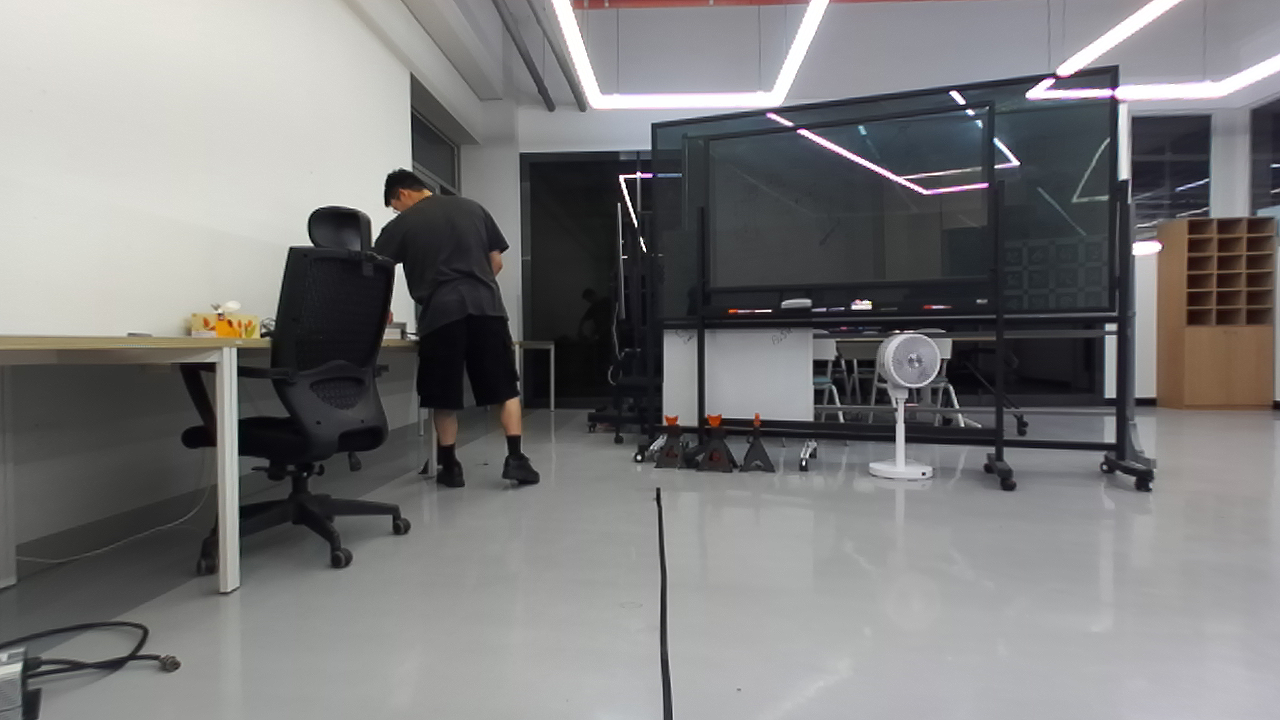
#> input picture camera_data/calibration/zed/image_0005.png, 1280 x 720 px
$ python 'ipm(original).py'
#> lines starting #> are read from the running program, lines starting #| are printed output that depends on the picture
#> further down, img is the input picture: shape (720, 1280, 3); mean B, G, R 122.5, 122.3, 122.8
import cv2
import numpy as np

mtx = np.array([[337.5550842285156,                   0, 322.2391662597656],
                [                0,  337.5550842285156, 179.506591796875],
                [                0,                   0,                 1]])

T_ac = np.array(
    [[-3.56859197e-02, -9.99357500e-01, -3.33192829e-03,  1.31136520e+01],
    [-1.43720280e-02,  3.84691018e-03, -9.99889317e-01,  6.99875206e+01],
    [ 9.99259706e-01, -3.56340833e-02, -1.45000746e-02, -1.31155830e+02],
    [ 0.00000000e+00,  0.00000000e+00,  0.00000000e+00,  1.00000000e+00]]
)
# T_ac =  np.linalg.inv(np.array([[ 0,  0,  1, 132.0],
#                                 [-1,  0,  0, 6.0],
#                                 [ 0, -1,  0, 68.0],
#                                 [ 0,  0,  0, 1]]))


#*===============================BEV 이미지와 Image 좌표간의 LUT (Look Up Table) 구하기===============================
def generate_direct_backward_mapping(
    world_x_min, world_x_max, world_x_interval,
    world_y_min, world_y_max, world_y_interval, extrinsic, intrinsic, img):

    # Calculate the world coordinates grid
#> called with world_x_min = 300, world_x_max = 400, world_x_interval = 0.5, world_y_min = -70, world_y_max = 70, world_y_interval = 0.5, extrinsic = array of shape (4, 4), intrinsic = array of shape (3, 3)
    world_x_coords = np.arange(world_x_max, world_x_min, -world_x_interval)
    world_y_coords = np.arange(world_y_max, world_y_min, -world_y_interval)
    world_x_grid, world_y_grid = np.meshgrid(world_x_coords, world_y_coords, indexing='ij')

    # Flatten the grid for vectorized operations
    world_x_flat = world_x_grid.flatten()
    world_y_flat = world_y_grid.flatten()
    world_z_flat = np.zeros_like(world_x_flat)  # Z-coordinates are 0
    ones_flat = np.ones_like(world_x_flat)

    # Stack to get homogeneous coordinates [N, 4]
    world_coords = np.stack([world_x_flat, world_y_flat, world_z_flat, ones_flat], axis=-1)

    camera_coords = (extrinsic @ world_coords.T).T  # [N, 4]
    uv_coords_hom = (intrinsic @ camera_coords[:, :3].T).T  # Drop the homogeneous component for intrinsic multiplication
    uv_coords = uv_coords_hom[:, :2] / uv_coords_hom[:, 2:]


    points = np.array([
        [world_x_min, world_y_min, 0, 1],
        [world_x_max, world_y_min, 0, 1],
        [world_x_min, world_y_max, 0, 1],
        [world_x_max, world_y_max, 0, 1],
    ], dtype=np.float32)
    img2 = img.copy()
    for i in range(points.shape[0]):
        cam_pts = extrinsic @ points[i]
        img_pts_hom = mtx @ cam_pts[:3]
        x, y = img_pts_hom[:2] / img_pts_hom[2]
        print(int(x), int(y))

        cv2.circle(img2, (int(x), int(y)), 4, (0, 0, 255), -1)
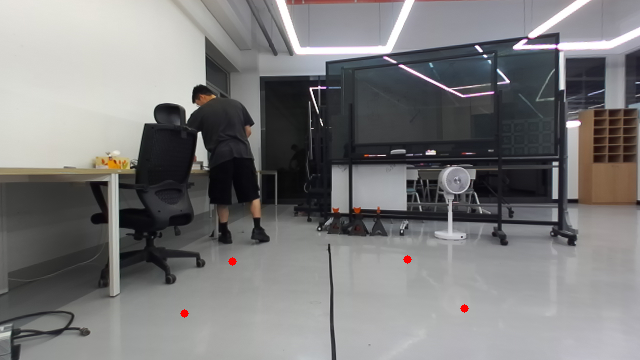
#> img2: shape (360, 640, 3); mean B, G, R 122.5, 122.3, 123
    cv2.imshow("a", img2)
    cv2.waitKey(0)
    cv2.destroyAllWindows()


    # Reshape back to the original grid shape
    map_x = uv_coords[:, 0].reshape(world_x_grid.shape)
    map_y = uv_coords[:, 1].reshape(world_y_grid.shape)

    return map_x, map_y

#*===============================backward 방식으로 IPM 처리하여 BEV 이미지 생성하기(bilinear interpolation)===============================
def bilinear_sampler(imgs, pix_coords):
    """
    Construct a new image by bilinear sampling from the input image.
    Args:
        imgs:               [H,W,C]
        pix_coords:         [h,w,2]

        :return:
            sampled image   [h,w,c]
    """
    img_h, img_w, img_c = imgs.shape
#> img_h = 360; img_w = 640; img_c = 3
    pix_h, pix_w, pix_c = pix_coords.shape
#> pix_h = 200; pix_w = 280; pix_c = 2
    out_shape = (pix_h, pix_w, img_c)
#> out_shape = (200, 280, 3)

    pix_x, pix_y = np.split(pix_coords, [1], axis=-1)
    pix_x = pix_x.astype(np.float32)
    pix_y = pix_y.astype(np.float32)

    # Rounding
    pix_x0 = np.floor(pix_x)
    pix_x1 = pix_x0 + 1
    pix_y0 = np.floor(pix_y)
    pix_y1 = pix_y0 + 1

    # Clip within image boundary
    y_max = (img_h - 1)
#> y_max = 359
    x_max = (img_w - 1)
#> x_max = 639
    zero = np.zeros([1])

    pix_x0 = np.clip(pix_x0, zero, x_max)
    pix_y0 = np.clip(pix_y0, zero, y_max)
    pix_x1 = np.clip(pix_x1, zero, x_max)
    pix_y1 = np.clip(pix_y1, zero, y_max)

    # Weights [pix_h, pix_w, 1]
    wt_x0 = pix_x1 - pix_x
    wt_x1 = pix_x - pix_x0
    wt_y0 = pix_y1 - pix_y
    wt_y1 = pix_y - pix_y0
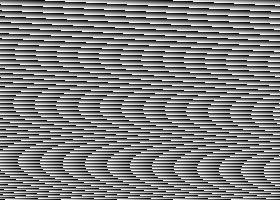
#> wt_y1: shape (200, 280, 1) float64; min 3.05e-05, max 1, mean 0.5

    # indices in the image to sample from
    dim = img_w
#> dim = 640

    # Apply the lower and upper bound pix coord
    base_y0 = pix_y0 * dim
    base_y1 = pix_y1 * dim

    # 4 corner vertices
    idx00 = (pix_x0 + base_y0).flatten().astype(np.int32)
    idx01 = (pix_x0 + base_y1).astype(np.int32)
    idx10 = (pix_x1 + base_y0).astype(np.int32)
    idx11 = (pix_x1 + base_y1).astype(np.int32)

    # Gather pixels from image using vertices
    imgs_flat = imgs.reshape([-1, img_c]).astype(np.float32)
    im00 = imgs_flat[idx00].reshape(out_shape)
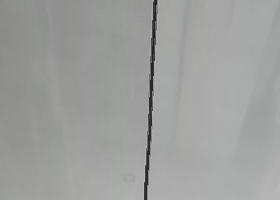
#> im00: shape (200, 280, 3) float32; mean of channels 0, 1, 2 157.6, 159.2, 158.3; drawn as B, G, R
    im01 = imgs_flat[idx01].reshape(out_shape)
    im10 = imgs_flat[idx10].reshape(out_shape)
    im11 = imgs_flat[idx11].reshape(out_shape)

    # Apply weights [pix_h, pix_w, 1]
    w00 = wt_x0 * wt_y0
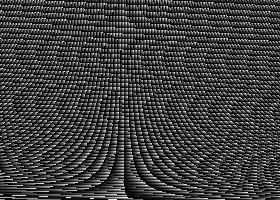
#> w00: shape (200, 280, 1) float64; min 7.32e-06, max 0.998, mean 0.251
    w01 = wt_x0 * wt_y1
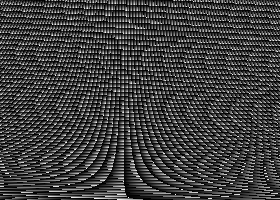
#> w01: shape (200, 280, 1) float64; min 6.7e-07, max 0.999, mean 0.25
    w10 = wt_x1 * wt_y0
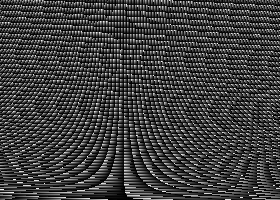
#> w10: shape (200, 280, 1) float64; min 0, max 0.996, mean 0.249
    w11 = wt_x1 * wt_y1
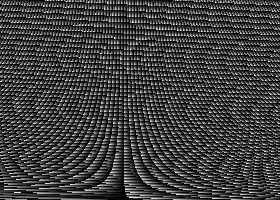
#> w11: shape (200, 280, 1) float64; min 0, max 0.993, mean 0.25
    output = w00 * im00 + w01 * im01 + w10 * im10 + w11 * im11
    return output

def remap_bilinear(image, map_x, map_y):
    pix_coords = np.concatenate([np.expand_dims(map_x, -1), np.expand_dims(map_y, -1)], axis=-1)
    bilinear_output = bilinear_sampler(image, pix_coords)
    output = np.round(bilinear_output).astype(np.uint8)
    return output


def world_to_img_pts(img):
    # [15 lines of commented-out code are left out]

    world_x_max = 900 # (cm)
    world_x_min = 500
    world_y_max = 200
    world_y_min = -200
    world_x_interval = 0.5
    world_y_interval = 1.0

    # Calculate the number of rows and columns in the output image
    output_width = int(np.ceil((world_y_max - world_y_min) / world_y_interval))
    output_height = int(np.ceil((world_x_max - world_x_min) / world_x_interval))
    # print("BEV img (width, height) :", "(", output_width, ",",  output_height, ")")

    #* For projecting world points onto image to use it in opencv bev conversion
    points = np.array([
        [world_x_min, world_y_min, 0, 1],
        [world_x_max, world_y_min, 0, 1],
        [world_x_min, world_y_max, 0, 1],
        [world_x_max, world_y_max, 0, 1],
    ], dtype=np.float32)


if __name__ == "__main__":
    img = cv2.imread('image_0005.png')
    img = cv2.resize(img, (640,360), interpolation=cv2.INTER_AREA)
    # world_to_img_pts(img.copy())

    world_x_max = 400 # (cm)
    world_x_min = 300
    world_y_max = 70
    world_y_min = -70

    world_x_interval = 0.5
    world_y_interval = 0.5

    map_x, map_y = generate_direct_backward_mapping(world_x_min, world_x_max, world_x_interval, world_y_min, world_y_max, world_y_interval, T_ac, mtx, img)
    output_image_bilinear = remap_bilinear(img, map_x, map_y)

    cv2.imshow("OUTPUT", output_image_bilinear)
    cv2.waitKey(0)

$ run again, with camera_data/calibration/zed/image_0004.png copied over camera_data/calibration/zed/image_0005.png
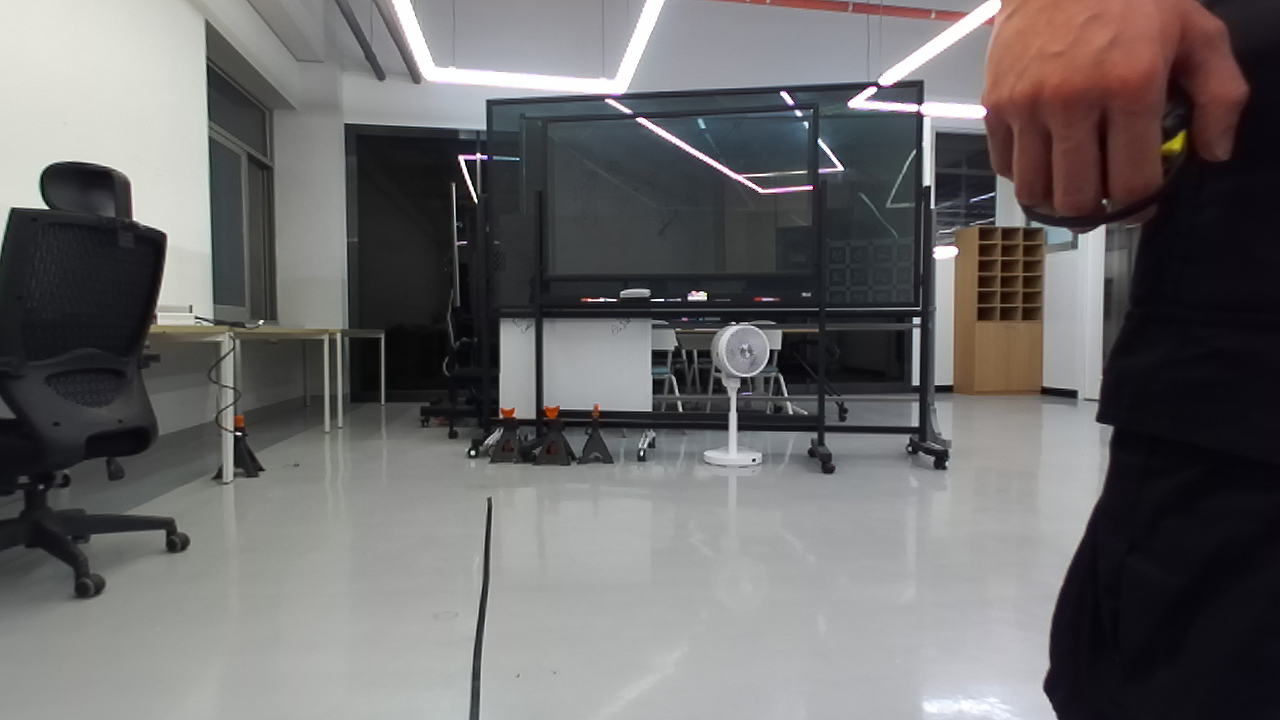
#> input picture camera_data/calibration/zed/image_0004.png, 1280 x 720 px
#> img is the input picture: shape (720, 1280, 3); mean B, G, R 105.7, 105.4, 107.3
#> img: shape (360, 640, 3)
#> after the loop in generate_direct_backward_mapping, `for i in range(points.shape[0]):`:
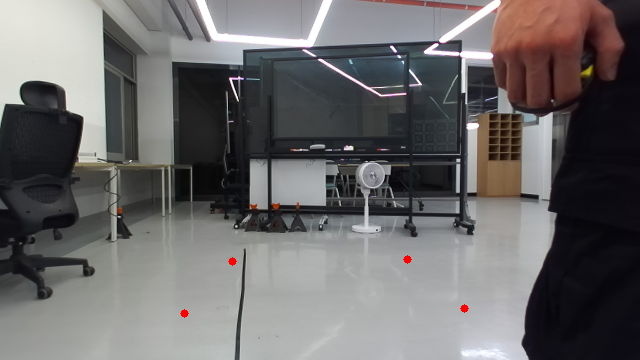
#> img2: shape (360, 640, 3); mean B, G, R 105.7, 105.3, 107.5
#> in bilinear_sampler, `im00 = imgs_flat[idx00].reshape(out_shape)`:
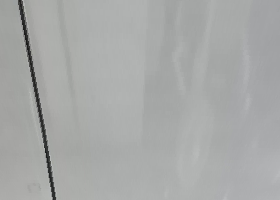
#> im00: shape (200, 280, 3) float32; mean of channels 0, 1, 2 168.2, 169.2, 167.6; drawn as B, G, R
